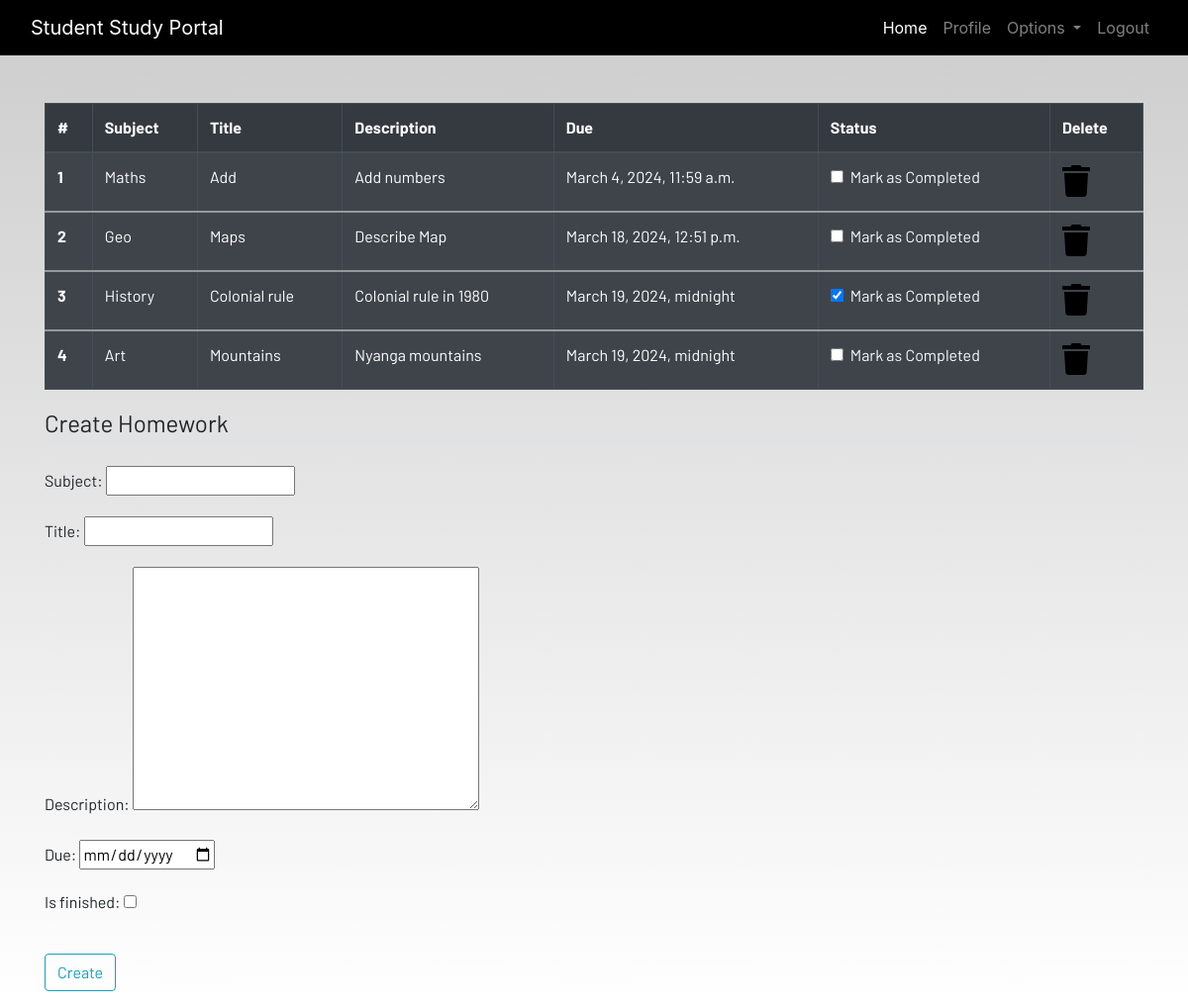
/homework (signed in), run on an earlier commit of the app's database.
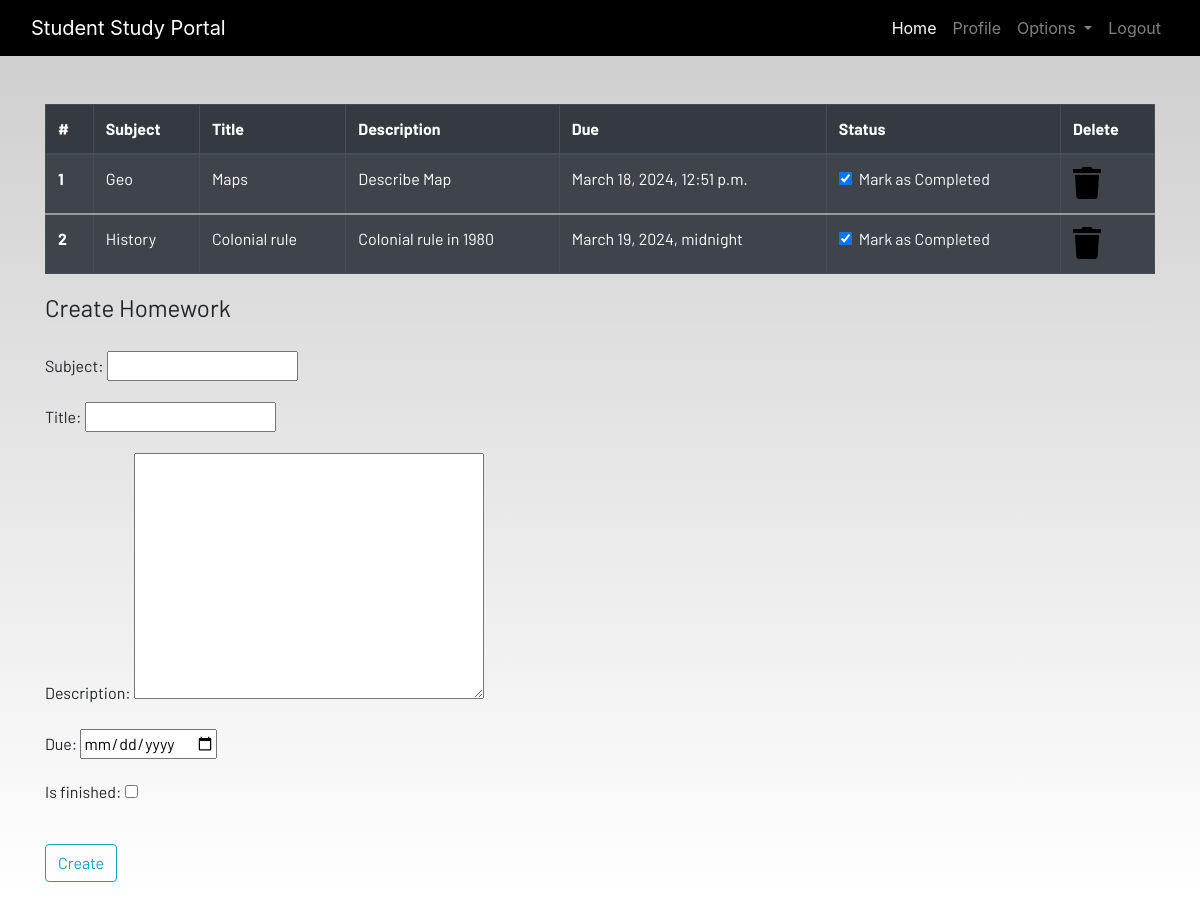
And on a later commit of the database.
### dashboard/models.py (models this page shows, shortened)
class Homework(models.Model):
    user = models.ForeignKey(User,on_delete=models.CASCADE)
    subject = models.CharField(max_length=50)
    title = models.CharField(max_length=100)
    description = models.TextField()
    due = models.DateTimeField()
    is_finished = models.BooleanField(default=False)

### dashboard/views.py (the view)
# urls.py: path('homework',views.homework, name = "homework"),
@login_required
def homework(request):
    if request.method == "POST":
        form = HomeworkForm(request.POST)
        if form.is_valid():
            try:
                finished = request.POST['is_finished']
                if finished == 'on':
                    finished = True
                else:
                    finished = False
            except:
                finished = False
            homeworks = Homework(
                user = request.user,
                subject = request.POST['subject'],
                title = request.POST['title'],
                description = request.POST['description'],
                due = request.POST['due'],
                is_finished = finished ,
            )
            homeworks.save()
            messages.success(request,f'Homework Added form {request.user.username} !!')
    else:
        form = HomeworkForm()
    homework = Homework.objects.filter(user=request.user)
    if len(homework) == 0:
        homework_done = True
    else:
        homework_done = False
    context = {'homeworks':homework,
               'homeworks_done':homework_done,
               'form':form,}
    return render(request, 'dashboard/homework.html',context)

### dashboard/forms.py
class HomeworkForm(forms.ModelForm):
    class Meta:
        model = Homework
        widgets = {'due':DateInput()}
        fields = ['subject', 'title', 'description', 'due', 'is_finished']

### dashboard/templates/dashboard/homework.html (shortened to what this page needs)
{% extends 'dashboard/base.html' %}
{% load static %}
{% load crispy_forms_tags %}
{% block content %}
<div class="container">
    {% if not homework_done %}
    <table class="table table-striped table-bordered table-hover table-dark">
        <thead>
            <tr>
                <th scope="col">#</th>
                <th scope="col">Subject</th>
                <th scope="col">Title</th>
                <th scope="col">Description</th>
                <th scope="col">Due</th>
                <th scope="col">Status</th>
                <th scope="col">Delete</th>
            </tr>
        </thead>
        {% for homework in homeworks %}
        <tbody>
            <tr>
                <th scope="row">{{forloop.counter}}</th>
                <td>{{homework.subject}}</td>
                <td>{{homework.title}}</td>
                <td>{{homework.description}}</td>
                <td>{{homework.due}}</td>
                <td>
                    <a href="{% url 'update-homework' homework.id %}">
                        <div class="form-check">
                            {% if homework.is_finished == True %}
                            <input class="form-check-input" type="checkbox" value="" checked>
                            {% else %}
                            <input class="form-check-input" type="checkbox" value="">
                            {% endif %}
                            <label class="form-check-label text-light" for="flexCheckDefault">
                                Mark as Completed
                            </label>
                        </div>
                    </a>
                </td>
                <td><a href="{% url 'delete-homework' homework.id %}"><i class="fa fa-trash fa-2x"></i></a></td>
            </tr>
            {% endfor %}
        </tbody>
    </table>
    {% else %}
    <h4>All homeworks are completed!! Create to have more!!</h4>
{% endif %}
</div>
<div class=" container">
    <form method="POST">
        <fieldset class="form-group">
            <legend class="border-bottom mb-4">Create Homework</legend>
            {{form.as_p}}
        </fieldset>
        <div class="form-group">
            <button href="" class="btn btn-outline-info" type="submit">
                Create
            </button>
        </div>
    </form>
</div>
{% endblock content %}

What changed in the data, as far as the page shows it:
removed Homework: subject "Maths", title "Add", description "Add numbers", due "March 4, 2024, 11:59 a.m."
removed Homework: subject "Art", title "Mountains", description "Nyanga mountains", due "March 19, 2024, midnight"
changed Homework "Geo": value "☐" → "☑"
